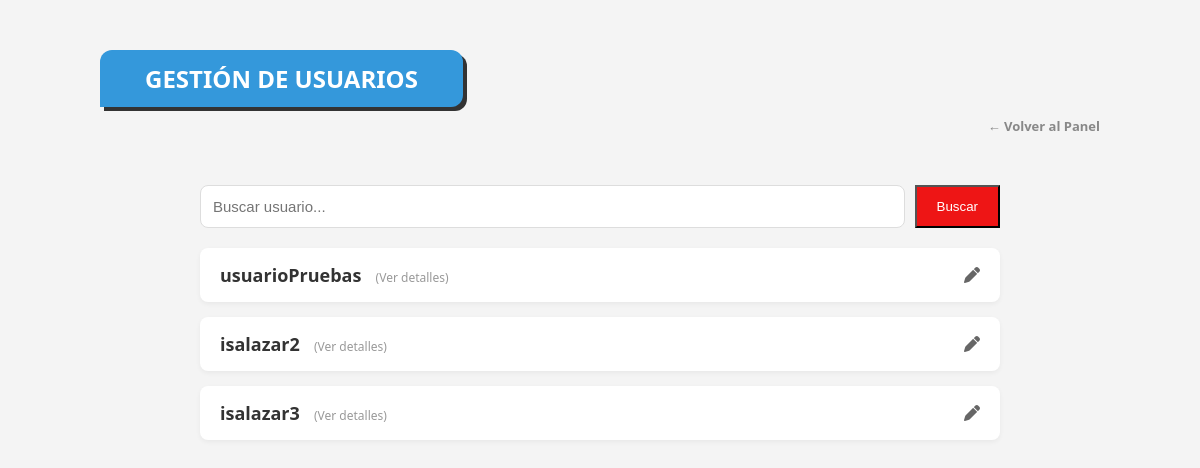
/admin/users (signed in), run on the app's committed database.
### tables this page shows
CREATE TABLE Users (
    username VARCHAR(50) PRIMARY KEY,
    password VARCHAR(100), -- ¡Importante la coma al final!
    fav_pokemon INT,
    name VARCHAR(100),
    surname VARCHAR(100),
    dni VARCHAR(20) UNIQUE,
    email VARCHAR(100) UNIQUE,
    role VARCHAR(20)
);

### app/controller/ui/IU_Admin.py (the view)
    @bp.route('/users', methods=['GET'])
    def users_list():
        if 'user' not in session or session.get('role') != 'ADMIN':
            return redirect(url_for('iu_mprincipal.login'))
        query = request.args.get('q')
        if query:
            sql = f"SELECT * FROM Users WHERE role = 'USER' AND username LIKE '%{query}%'"
        else:
            sql = "SELECT * FROM Users WHERE role = 'USER'"
        res = db.execSQL(sql)
        lista_usuarios = []
        while res.next():
            lista_usuarios.append({
                'username': res.getString('username'),
                'name': res.getString('name'),
                'surname': res.getString('surname'),
                'dni': res.getString('dni'),
                'email': res.getString('email')
            })
        return render_template('admin_users.html', usuarios=lista_usuarios, search_query=query)

### app/database/GestorBD.py (called while the page is built)
    def execSQL(self, sql):
        cursor = self.connection.cursor()
        cursor.execute(sql)
        if not sql.strip().upper().startswith("SELECT"):
            self.connection.commit()
        datos = cursor.fetchall()
        return ResultadoSQL(datos)

### app/database/ResultadoSQL.py (called while the page is built)
    def next(self):
        self.indice += 1
        return self.indice < len(self.datos)

    def getString(self, columna):
        return str(self.datos[self.indice][columna])

### app/templates/admin_users.html (shortened to what this page needs)
<!DOCTYPE html>
<html lang="es">
<head>
    <link rel="stylesheet" href="{{ url_for('static', filename='css/style.css') }}">
    <link href="https://cdnjs.cloudflare.com/ajax/libs/font-awesome/6.0.0/css/all.min.css" rel="stylesheet">
</head>
<body style="background-color: #f4f4f4;">
    <div class="menu-main-container">
        <div class="menu-banner" style="background-color: #3498db;">
            Gestión de Usuarios
        </div>
        <div class="menu-top-links">
            <a href="{{ url_for('iu_admin.panel') }}" class="menu-link-secondary">← Volver al Panel</a>
        </div>
        <div style="max-width: 800px; margin: 0 auto; padding: 20px;">
            <form action="{{ url_for('iu_admin.users_list') }}" method="GET" style="margin-bottom: 20px; display: flex; gap: 10px;">
                <input type="text" name="q" class="form-control" placeholder="Buscar usuario..." value="{{ search_query if search_query else '' }}">
                <button type="submit" class="btn-primary" style="padding: 10px 20px;">Buscar</button>
            </form>
            {% if usuarios|length == 0 %}
                <div style="text-align: center; color: #888;">
                    <h3>No se encontraron usuarios.</h3>
                </div>
            {% else %}
                {% for u in usuarios %}
                <div class="request-card">
                    <div class="user-info" onclick="openModal('modal-{{ u.username }}')">
                        <span class="username-text">{{ u.username }}</span>
                        <span class="click-hint">(Ver detalles)</span>
                    </div>
                    <a href="{{ url_for('iu_admin.edit_user', username=u.username) }}" style="color: #666;">
                        <i class="fa-solid fa-pen"></i>
                    </a>
                </div>
                {% endfor %}
            {% endif %}
        </div>
    </div>
</body>
</html>

### app/static/css/style.css (style rules this page uses)
body { display: flex; justify-content: center; background-color: #f5f5f5; margin: 0; font-family: 'Segoe UI', Arial, sans-serif; min-height: 100vh; }
.menu-main-container { width: 90%; max-width: 1000px; margin: 50px auto; }
.menu-banner { background: #ee1515; color: white; display: inline-block; padding: 12px 45px; font-weight: bold; font-size: 24px; text-transform: uppercase; border-radius: 12px 12px 12px 0; margin-bottom: 40px; box-shadow: 4px 4px 0px #333; }
.menu-top-links { display: flex; gap: 20px; margin-top: -30px; margin-bottom: 30px; justify-content: flex-end; }
.menu-link-secondary { text-decoration: none; color: #888; font-size: 13px; font-weight: bold; }
.form-control { width: 100%; padding: 12px; border: 2px solid #eee; border-radius: 12px; font-size: 15px; outline: none; box-sizing: border-box; transition: border-color 0.3s; }
.btn-primary { background-color: #ee1515; color: white; }
.form-control { width: 100%; padding: 12px; border: 1px solid #ddd; border-radius: 8px; font-size: 15px; transition: border-color 0.3s ease; box-sizing: border-box; }
.request-card { background: white; padding: 15px 20px; margin-bottom: 15px; border-radius: 8px; box-shadow: 0 2px 5px rgba(0,0,0,0.05); display: flex; justify-content: space-between; align-items: center; transition: transform 0.2s; }
.user-info { cursor: pointer; flex-grow: 1; }
.username-text { font-weight: bold; font-size: 18px; color: #333; }
.click-hint { font-size: 12px; color: #999; margin-left: 10px; }

### data on the page
Users: username "usuarioPruebas"
Users: username "isalazar2"
Users: username "isalazar3"
